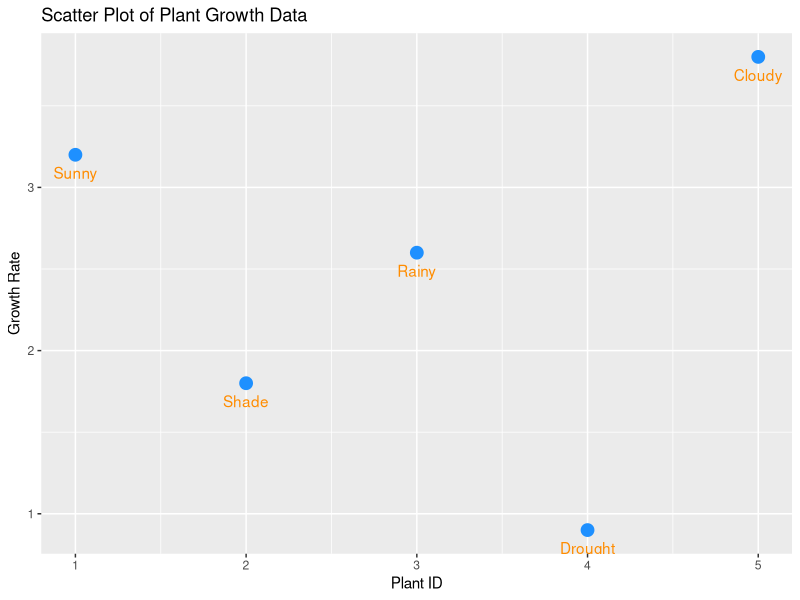

This chart was generated by the following R code:
# ─────────────────────────────────────────────────────────────────
# Author: Agrannya Singh | Reg No: 23BCE0965
# Lab 46 | Plant Growth Visualization Using ggplot2
# Course : BCSE207P — Programming for Data Science
# Faculty : Dr. M Rajasekhara Babu
# ─────────────────────────────────────────────────────────────────

# ── Step 1: Install and Load Required Package ────────────────────
# install.packages("ggplot2")     # uncomment and run once
library(ggplot2)                   # loads ggplot2 into the session

# ── Step 2: Create the Plant Growth Dataset ──────────────────────
# Manually entered 5-observation dataset as per the problem spec
plant_data <- data.frame(
  Plant_ID        = c(1, 2, 3, 4, 5),
  Growth_Rate     = c(3.2, 1.8, 2.6, 0.9, 3.8),
  Condition_Label = c("Sunny", "Shade", "Rainy", "Drought", "Cloudy")
)

# Verify data entry is correct before plotting
print(plant_data)

# ── Step 3: Scatter Plot with Styled Points and Condition Labels ─
# Plant_ID    → x-axis (discrete plant identifier)
# Growth_Rate → y-axis (continuous measurement)
# Points are rendered in dodgerblue at size 4 for high visibility.
# Condition labels are placed below each point (vjust = 2) in darkorange
# so they are easy to read without overlapping the markers.
ggplot(data = plant_data,
       aes(x = Plant_ID, y = Growth_Rate)) +
  # ── Styled scatter points ──────────────────────────────────────
  geom_point(color = "dodgerblue",
             size  = 4) +
  # ── Condition labels below each point ─────────────────────────
  geom_text(aes(label = Condition_Label),
            vjust = 2,             # positive vjust pushes label downward
            color = "darkorange") +
  # ── Axis labels and title ──────────────────────────────────────
  labs(title = "Scatter Plot of Plant Growth Data",
       x     = "Plant ID",
       y     = "Growth Rate")
